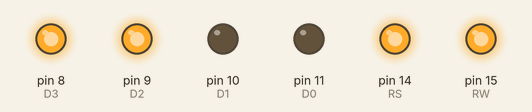
The sketch below on a simulated Arduino Uno, built with avr-gcc and run on an emulated ATmega328P. On the bench: output pins drawn as LEDs (lit = HIGH). Pins used as bus, display or sensor lines are not drawn; what the sketch prints to the serial monitor is not drawn.

Above: at 0.4 s.
Timing chart, 0 to 1.9 s (numbered marks = the images above):
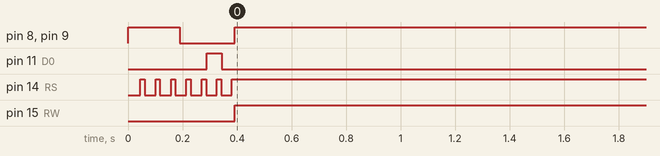

Measured:
- by itself, pin 8 (D3): HIGH → LOW at 0.19 s, → HIGH 0.20 s later
- by itself, pin 9 (D2): HIGH → LOW at 0.19 s, → HIGH 0.21 s later
- by itself, pin 15 (RW): LOW → HIGH at 0.39 s

The sketch:

4.ino
```cpp
#define D0 11
#define D1 10
#define D2 9
#define D3 8
#define D4 7
#define D5 6
#define D6 5
#define D7 4

#define RS 14
#define RW 15
#define E 16

int DList[8] = {D0, D1, D2, D3, D4, D5, D6, D7};
//int DList[8] = {D7, D6, D5, D4, D3, D2, D1, D0};

void instruction(String hex) {
  // transform
  Serial.print("input : ");
  Serial.println(hex);
  int bin[8] = { 0, };

  int number, index;
  for(int i = 0; i < 2; i++) {
    char c = hex.charAt(i);

    if(c >= 'A' && c <= 'F')
      number = c - 55;
    else
      number = c - 48;

    for(int j = 0; j < 4; j++) {
      index = (i + 1) * 4 - 1 - j;
      bin[index] = number % 2;
      number /= 2;

      if(number == 0)
        break;
    }
  }

  //instruction
  digitalWrite(RS, LOW);
  //digitalWrite(RW, LOW);

  Serial.print(hex);
  Serial.print(" ");
  for(int i = 0; i < 8; i++) {
    if(bin[i]) {
      digitalWrite(DList[i], HIGH);
      Serial.print("HIGH ");
    }
    else {
      digitalWrite(DList[i], LOW);
      Serial.print("LOW ");
    }
  }
  Serial.println("");

  //enable
  digitalWrite(E, HIGH);
  digitalWrite(E, LOW);

  //digitalWrite(RW, HIGH);
  digitalWrite(RS, HIGH);

  delayMicroseconds(50);
}

void initLCD() {
  digitalWrite(RW, LOW);

  Serial.println("A");
  instruction("30");
  Serial.println("B");
  instruction("30");
  Serial.println("C");
  instruction("30");
  Serial.println("D");

  instruction("38");
  Serial.println("E");
  instruction("06");
  Serial.println("F");
  instruction("0C");
  Serial.println("G");
  instruction("80");
  Serial.println("H");

  instruction("01");
  delay(10);
}

void setup() {
  Serial.begin(9600);

  for(int i = 0; i < 8; i++)
    pinMode(DList[i], OUTPUT);
  for(int i = 0; i < 3; i++)
    pinMode(i + 14, OUTPUT);

  initLCD();
}

void loop() {

  //data 0x31
  digitalWrite(RS, HIGH);
  digitalWrite(RW, LOW);

  //0x31
  digitalWrite(D0, LOW);
  digitalWrite(D1, LOW);
  digitalWrite(D2, HIGH);
  digitalWrite(D3, HIGH);

  digitalWrite(D4, LOW);
  digitalWrite(D5, LOW);
  digitalWrite(D6, LOW);
  digitalWrite(D7, HIGH);

  //enable
  digitalWrite(E, HIGH);
  digitalWrite(E, LOW);

  digitalWrite(RW, HIGH);
  digitalWrite(RS, HIGH);

  delayMicroseconds(50);
  delay(1000);

}
```
